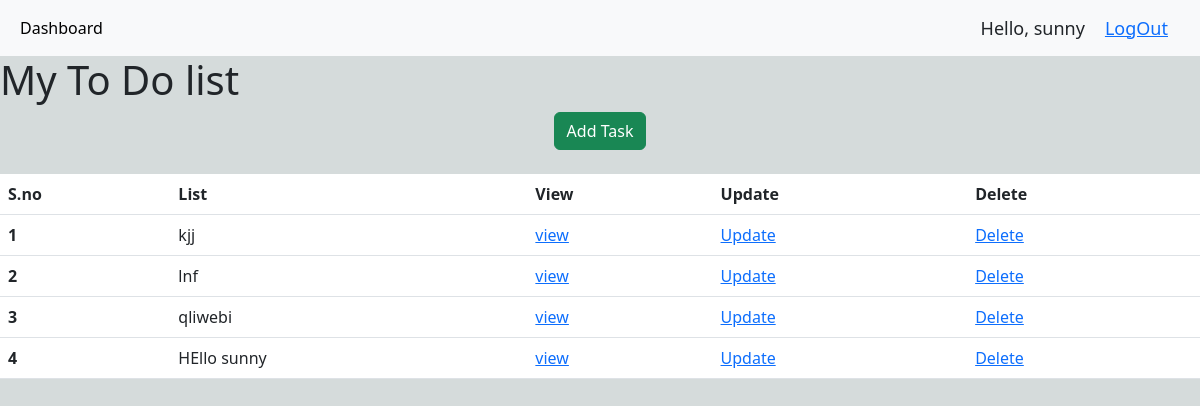
The page / (signed in) on the database as committed earlier.
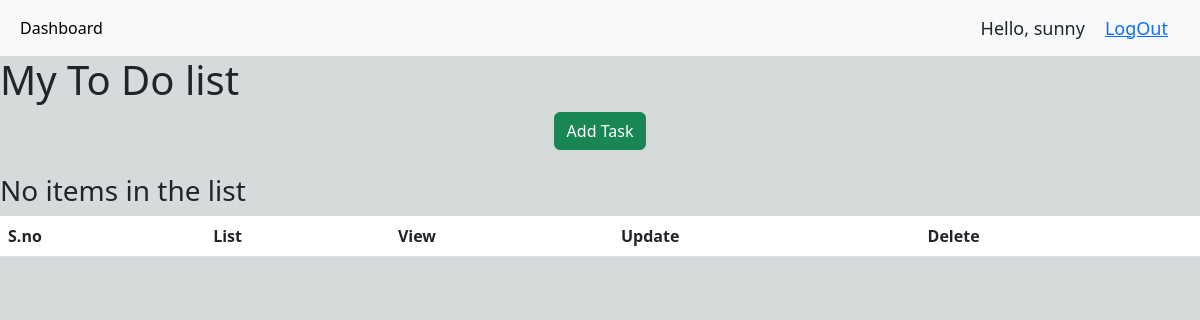
The same page on the database as committed later.
### base/models.py (models this page shows, shortened)
class Task(models.Model):
    user = models.ForeignKey(
        User, on_delete=models.CASCADE, null=True)
    title = models.CharField(max_length=200)
    description = models.TextField(null=True, blank=True)
    complete = models.BooleanField(default=False)
    create = models.DateTimeField(auto_now_add=True)
    class Meta:
        permissions = [
            ('can_view_all_todos', 'Can view all todos'),
        ]
        ordering = ['complete']

### base/views.py (the view)
# urls.py: path('', views.taskList, name="taskList"),
@login_required(login_url='login')
def taskList(request):
    list = Task.objects.filter(user=request.user)
    context = {'list': list}
    return render(request, 'base/task_list.html', context)

### base/templates/base/task_list.html (shortened to what this page needs)
{% extends 'base/main.html' %}
{% block content %}
{% include 'base/navbar.html' %}
<div>
    <h1>My To Do list</h1>
    <center><a class="btn btn-success" href="{% url 'create' %}" role="button">Add Task</a></center>
</div>
<br>
<table class="table">
    <thead>
      <tr>
        <th scope="col">S.no</th>
        <th scope="col">List</th>
        <th scope="col">View</th>
        <th scope="col">Update</th>
        <th scope="col">Delete</th>
      </tr>
    </thead>
    <tbody>
    {% for i in list %}
      <tr>
        <th scope="row">{{forloop.counter}}</th>
        <td>{{i.title}}</td>
        <td><a href="{% url 'taskdetail' i.id %}">view</a></td>
        <td><a href="{% url 'update' i.id %}">Update</a></td>
        <td><a href="{% url 'delete' i.id %}">Delete</a></td>
      </tr>
      {% empty %}
      <h3>No items in the list</h3>
      {% endfor %}
    </tbody>
  </table>
{% endblock content %}

### base/templates/base/main.html (shortened to what this page needs)
<!DOCTYPE html>
<html>
<head>
    <link href="https://cdn.jsdelivr.net/npm/bootstrap@5.3.0-alpha1/dist/css/bootstrap.min.css" rel="stylesheet"
>
    <link rel="stylesheet" type="text/css" href="">
</head>
<body>
    {% block content%}
    {%endblock%}
</body>
</html>

### base/templates/base/navbar.html (shortened to what this page needs)
<nav class="navbar navbar-expand-lg bg-body-tertiary">
    <div class="container-fluid">
        <div class="collapse navbar-collapse" id="navbarNav">
            <ul class="navbar-nav">
                <li class="nav-item">
                    <a class="nav-link active" aria-current="page" href="{% url 'taskList' %}">Dashboard</a>
                </li>
            </ul>
        </div>
        <span class="hello-msg">Hello, {{request.user}}</span>
        <span class="hello-msg"><a href="{% url 'logout' %}">LogOut</a></span>
    </div>
</nav>

### base/templates/base/main.html (style rules this page uses)
body { background-color:#D5DBDB; }

### base/templates/base/navbar.html (style rules this page uses)
.hello-msg { font-size: 18px; margin-right: 20px; }

Rows that differ between the two databases and show on the page:
removed Task: title "kjj"
removed Task: title "lnf"
removed Task: title "qliwebi"
removed Task: title "HEllo sunny"
Other text that changed with them:
text now shown: "No items in the list"
